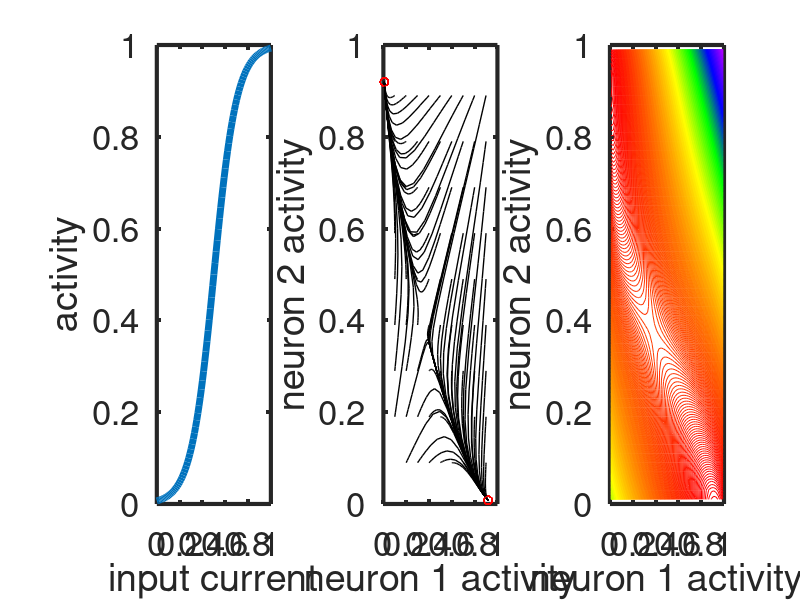

Write MATLAB code to recreate this figure.
clear

% open figure
figure(1)
set(gcf, 'position', [50 450 2100 600])

% input current vs. activity
c = 10;
g = @(x) 1 ./ (exp(-c*(x - 1/2)) + 1);
inv_g = @(x) -1/c*log(1./x - 1) + 1/2;

x = [0:0.01:1];
y = g(x);

subplot(1,3,1)
h = plot(x, y);
set(h, 'linewidth', 5)
xlabel('input current')
ylabel('activity')
set(gca, 'linewidth', 3, 'fontsize', 25)
axis([0 1 0 1])

% two neuron simulation
subplot(1,3,2)

a = -0.8;
b = 0.75;
tau = 1;
T = [0 a; a 0];
I = [b b]';
f = @(t, x) -x/tau + T*g(x) + I;

isFirst = true;
for v1 = [0.1:0.1:0.9]
    for v2 = [0.09:0.1:0.9]
        x0 = inv_g([v1, v2]');
        [t, x] = ode23(f, [0, 10], x0);
        V = g(x);
        V1 = V(:,1);
        V2 = V(:,2);

        if isFirst, hold off, isFirst = false;
        else hold on
        end
        h = plot(V1, V2, 'k');
        set(h, 'linewidth', 1)
        plot(V1(end), V2(end), 'ro');
    end
end

xlabel('neuron 1 activity')
ylabel('neuron 2 activity')
set(gca, 'linewidth', 3, 'fontsize', 25)
axis([0 1 0 1])

% energy
subplot(1,3,3)
int_inv_g = @(x) -1/10*(x.*log(1./x - 1) - log(1 - x)) + 1/2*x;
m = [0.01:0.02:1-0.01];
[V1, V2] = meshgrid(m, m);
E = -1/2*(2*T(1,2)*V1.*V2) - (I(1)*V1 + I(2)*V2) + 1/tau*(int_inv_g(V1) + int_inv_g(V2));
contour(V1, V2, E, -1:0.001:1)
colormap('rainbow')
xlabel('neuron 1 activity')
ylabel('neuron 2 activity')
set(gca, 'linewidth', 3, 'fontsize', 25)
axis([0 1 0 1])
